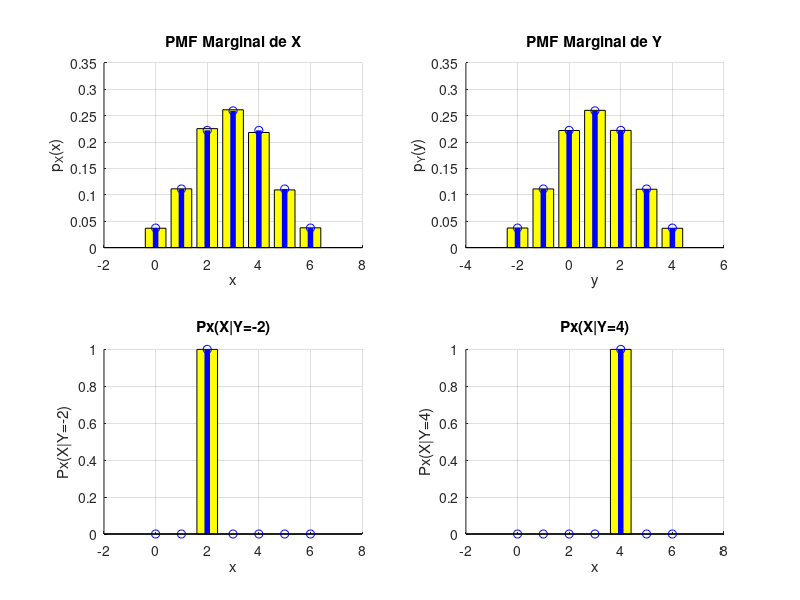

Source code (MATLAB):
clc; close all; clear all;
pkg load statistics;

N = 100000; % Número de tentativas do experimento probabilístico

%------------------------------------------------------------------------------------------------------------------
% Comando Letra A
%-------------------------------------------------------------------------------------------------------------------
x = 0:6; % Vetor de valores possíveis para a variável aleatória X, variando de 0 a 6.
y = -2:4; % Vetor de valores possíveis para a variável aleatória Y, variando de -2 a 4.

% Geração de três variáveis aleatórias U1, U2 e U3 com valores inteiros uniformemente distribuídos entre 0 e 2.
% Cada vetor tem comprimento N, representando o número de tentativas do experimento.
U1 = randi([0 2], 1, N);
U2 = randi([0 2], 1, N);
U3 = randi([0 2], 1, N);

% Inicialização de vetores X e Y, que irão armazenar os valores das variáveis aleatórias X e Y.
X = zeros(1, N);
Y = zeros(1, N);

% X é definido como a soma de U1, U2 e U3.
% Y é definido como a diferença da soma de U1 e U2 com U3.
X = U1 + U2 + U3;
Y = U1 + U2 - U3;

% Estimação da função de massa de probabilidade conjunta (pmf) de X e Y com base nas simulações.
pmfXY_sim = hist3([X' Y'], {x, y}) / N

% Função de massa de probabilidade conjunta teórica para X e Y.
% Esta matriz é predefinida com base na análise teórica e normalizada pela quantidade de combinações possíveis (27).
pmfXY_teo = [ 0 0 1 0 0 0 0;
              0 1 0 2 0 0 0;
              1 0 2 0 3 0 0;
              0 2 0 3 0 2 0;
              0 0 3 0 2 0 1;
              0 0 0 2 0 1 0;
              0 0 0 0 1 0 0; ] / 27

%------------------------------------------------------------------------------------------------------------------
% Comando letra B
%-------------------------------------------------------------------------------------------------------------------
% Estimação da pmf marginal de X a partir das simulações.
pmfX_sim = hist(X, x) / N;

% Pmf marginal teórica de X.
pmfX_teo = [1/27 1/9 2/9 7/27 2/9 1/9 1/27];

% Estimação da pmf marginal de Y a partir das simulações.
pmfY_sim = hist(Y, y) / N;

% Pmf marginal teórica de Y.
pmfY_teo = [1/27 1/9 2/9 7/27 2/9 1/9 1/27];

% Plotagem das pmfs marginais de X e Y comparando simulações e teoria.

figure;
subplot(2, 2, 1); hold on; grid on;
bar(x, pmfX_sim, 'y'); % Pmf simulada de X em barras amarelas.
stem(x, pmfX_teo, 'b', 'LineWidth', 4); % Pmf teórica de X em haste azul.
xlabel('x'); ylabel('p_X(x)'); title('PMF Marginal de X');

subplot(2, 2, 2); hold on; grid on;
bar(y, pmfY_sim, 'y'); % Pmf simulada de Y em barras amarelas.
stem(y, pmfY_teo, 'b', 'LineWidth', 4); % Pmf teórica de Y em haste azul.
xlabel('y'); ylabel('p_Y(y)'); title('PMF Marginal de Y');

%------------------------------------------------------------------------------------------------------------------
% Comando letra C
%-------------------------------------------------------------------------------------------------------------------
% Inicialização de uma matriz para armazenar a pmf condicional de X dado Y, com base nas simulações.
% A matriz tem duas linhas (para Y = -2 e Y = 4) e 7 colunas (valores possíveis de X).
pmfX_condY_sim = zeros(2, 7);

% Cálculo da pmf condicional para X dado Y = -2.
XcondY = X(Y == -2); % Filtra os valores de X onde Y é igual a -2.
pmfX_condY_sim(1, :) = hist(XcondY, x) / sum(Y == -2); % Pmf condicional simulada para X dado Y = -2.
pmfX_condY_teo = [0 0 1 0 0 0 0]; % Pmf condicional teórica para X dado Y = -2.

subplot(2, 2, 3); hold on; grid on;
bar(x, pmfX_condY_sim(1, :), 'y'); % Pmf condicional simulada para X dado Y = -2 em barras amarelas.
stem(x, pmfX_condY_teo, 'b', 'LineWidth', 4); % Pmf condicional teórica para X dado Y = -2 em haste azul.
xlabel('x'); ylabel('Px(X|Y=-2)'); title('Px(X|Y=-2)');

% Cálculo da pmf condicional para X dado Y = 4.
XcondY = X(Y == 4); % Filtra os valores de X onde Y é igual a 4.
pmfX_condY_sim(2, :) = hist(XcondY, x) / sum(Y == 4); % Pmf condicional simulada para X dado Y = 4.
pmfX_condY_teo = [0 0 0 0 1 0 0]; % Pmf condicional teórica para X dado Y = 4.

subplot(2, 2, 4); hold on; grid on;
bar(x, pmfX_condY_sim(2, :), 'y'); % Pmf condicional simulada para X dado Y = 4 em barras amarelas.
stem(x, pmfX_condY_teo, 'b', 'LineWidth', 4); % Pmf condicional teórica para X dado Y = 4 em haste azul.
xlabel('x'); ylabel('Px(X|Y=4)'); title('Px(X|Y=4)');
